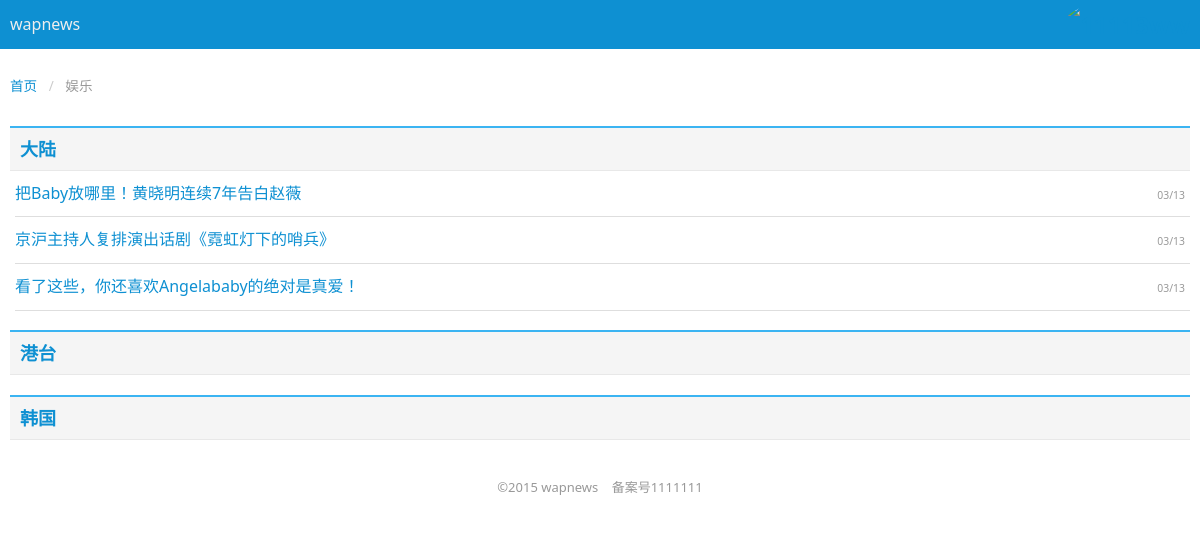
The app's page /application/category.php?id=4 (signed in) with its own data.
### tables this page shows
CREATE TABLE `wap_news_category` (
  `category_id` int(11) NOT NULL AUTO_INCREMENT COMMENT '新闻分类id',
  `category_name` varchar(50) DEFAULT NULL COMMENT '新闻分类名称',
  `category_parent_id` int(11) DEFAULT NULL COMMENT '上级分类id',
  `category_manage_id` int(11) DEFAULT NULL COMMENT '分类编辑id',
  `category_porder` int(10) unsigned DEFAULT NULL COMMENT '排序',
  `category_iscanuse` tinyint(4) DEFAULT '1' COMMENT '分类是否可用',
  PRIMARY KEY (`category_id`)
);

CREATE TABLE `wap_news_content` (
  `content_id` int(11) NOT NULL AUTO_INCREMENT COMMENT '新闻编号',
  `content_title` varchar(50) NOT NULL COMMENT '新闻标题',
  `content_content` varchar(1000) NOT NULL COMMENT '新闻内容',
  `content_category_id` int(10) unsigned NOT NULL COMMENT '属于哪个分类',
  `content_author_id` int(11) NOT NULL COMMENT '新闻作者id',
  `content_post_time` datetime DEFAULT NULL COMMENT '新闻发布日期',
  `content_last_time` datetime DEFAULT NULL COMMENT '最后回复日期',
  PRIMARY KEY (`content_id`)
);

### application/conf/mysql.inc.php (called while the page is built, shortened)
<?php
function execute($link, $query) {
	$result = mysqli_query ( $link, $query );
	return $result;
}
?>

### application/category.php (the view, shortened to what this page needs)
<?php
include_once 'conf/mysql.inc.php';
$link = connect();
$query = "select * from wap_news_category where category_id = {$_GET['id']}";
$result = execute($link, $query);
$data = mysqli_fetch_assoc($result);
?>
<?php
include_once 'common/header.inc.php';
?>
<ol style="padding-left: 10px" class="am-breadcrumb am-breadcrumb-slash">
	<li><a href="index.php">首页</a></li>
	<li class="am-active"><?php echo $data['category_name']?></li>
</ol>
<?php
$query_category_son = "select * from wap_news_category where
category_parent_id ={$_GET['id']} order by category_porder,category_id desc";
$result_category_son = execute($link, $query_category_son);
while ($data_category_son = mysqli_fetch_assoc($result_category_son)) {
    ?>
<div data-am-widget="list_news"
	class="am-list-news am-list-news-default">
	<div data-am-widget="titlebar" class="am-titlebar am-titlebar-multi">
		<h2 class="am-titlebar-title ">
			<a
				href="category_son.php?id=<?php echo $data_category_son['category_id'] ?>"
				class=""><?php echo $data_category_son['category_name'] ?></a>
		</h2>
	</div>
	<div class="am-list-news-bd">
		<ul style="padding-left: 5px" class="am-list" >
					<?php
    $query_news = "select * from wap_news_content where content_category_id ={$data_category_son['category_id']}";
    $result_news = execute($link, $query_news);
    while ($data_news = mysqli_fetch_assoc($result_news)) {
        ?>
			<li class="am-g am-list-item-dated"><a
				href="news.php?id=<?php echo $data_news['content_id'] ?>"
				class="am-list-item-hd ">
			<?php echo $data_news['content_title']?>
			</a>
				<span class="am-list-date"><small><?php echo date('m/d',strtotime($data_news['content_post_time'])) ?></small></span></li>
		<?php }?>
		</ul>
	</div>
</div>
<?php }?>
<?php include_once 'common/footer.inc.php';?>

### records on screen
wap_news_category: category_name "娱乐"
wap_news_category: category_name "大陆"
wap_news_content: content_title "把Baby放哪里！黄晓明连续7年告白赵薇", content_post_time "03/13"
wap_news_content: content_title "京沪主持人复排演出话剧《霓虹灯下的哨兵》", content_post_time "03/13"
wap_news_content: content_title "看了这些，你还喜欢Angelababy的绝对是真爱！", content_post_time "03/13"
wap_news_category: category_name "港台"
wap_news_category: category_name "韩国"

### other values on screen
SITE_NAME "wapnews"
